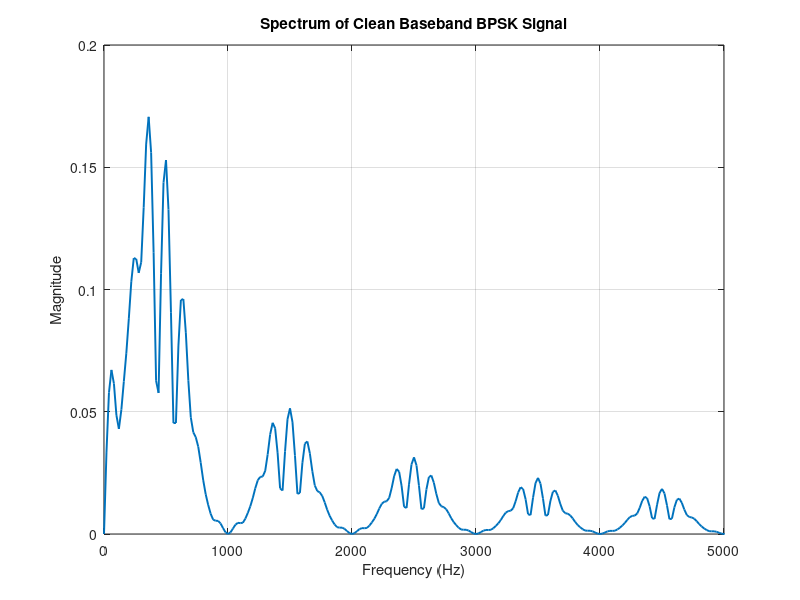
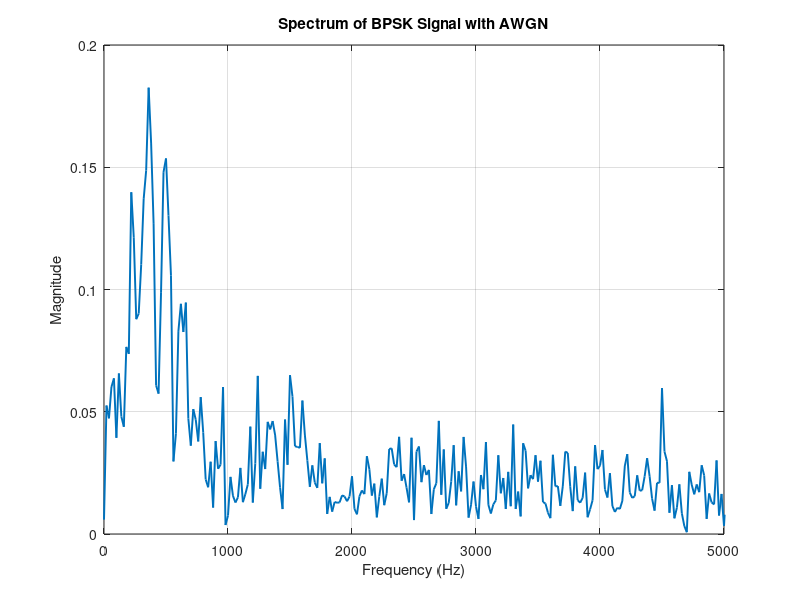
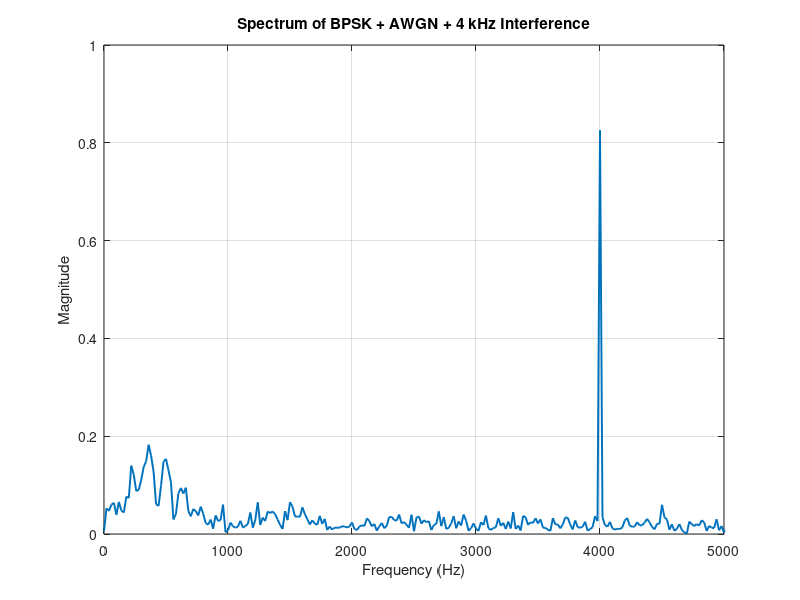

Here is the MATLAB script that generated these plots, in order: (Note: this script raises an error after producing the figures.)
%% Experiment 05 - Compare spectra at each receiver stage

clear;
clc;
close all;

rng(10);   % Keep the noise repeatable


%% Results folder

projectRoot = fileparts(fileparts(mfilename('fullpath')));
resultsDir = fullfile(projectRoot, 'results', 'matlab');

if ~exist(resultsDir, 'dir')
    mkdir(resultsDir);
end
%% 1. Basic settings

Fs = 20000;
Rs = 1000;

samplesPerSymbol = Fs / Rs;

%% 2. Generate baseband BPSK burst

bits = [1 0 1 1 0 0 1 0 1 0];

symbols = 2*bits - 1;

burst = repelem(symbols, samplesPerSymbol);

%% 3. Insert burst into observation frame

frameLength = 1000;

txFrame = zeros(1, frameLength);

burstStart = 350;
burstEnd = burstStart + length(burst) - 1;

txFrame(burstStart:burstEnd) = burst;

%% 4. Time axis

t = (0:frameLength-1) / Fs;

%% 5. Add AWGN

SNR_dB = 10;

signalPower = mean(burst.^2);

noisePower = signalPower / (10^(SNR_dB/10));

noise = sqrt(noisePower) * randn(size(txFrame));

noisySignal = txFrame + noise;

%% 6. Add narrowband interference

interferenceFrequency = 4000;
interferenceAmplitude = 0.8;

interference = interferenceAmplitude * ...
    sin(2*pi*interferenceFrequency*t);

rxSignal = noisySignal + interference;

%% 7. Frequency axis

N = frameLength;

f = Fs*(0:(N/2))/N;

%% 8. FFT of clean BPSK frame

X_clean = fft(txFrame);

P2_clean = abs(X_clean/N);
P1_clean = P2_clean(1:N/2+1);
P1_clean(2:end-1) = 2*P1_clean(2:end-1);

%% 9. FFT of BPSK + AWGN

X_noisy = fft(noisySignal);

P2_noisy = abs(X_noisy/N);
P1_noisy = P2_noisy(1:N/2+1);
P1_noisy(2:end-1) = 2*P1_noisy(2:end-1);

%% 10. FFT of BPSK + AWGN + interference

X_rx = fft(rxSignal);

P2_rx = abs(X_rx/N);
P1_rx = P2_rx(1:N/2+1);
P1_rx(2:end-1) = 2*P1_rx(2:end-1);

%% 11. Clean BPSK spectrum

fig1 = figure;

plot(f, P1_clean, 'LineWidth', 1.4);

title('Spectrum of Clean Baseband BPSK Signal');
xlabel('Frequency (Hz)');
ylabel('Magnitude');

grid on;
xlim([0 5000]);

%% 12. BPSK + AWGN spectrum

fig2 = figure;

plot(f, P1_noisy, 'LineWidth', 1.4);

title('Spectrum of BPSK Signal with AWGN');
xlabel('Frequency (Hz)');
ylabel('Magnitude');

grid on;
xlim([0 5000]);

%% 13. BPSK + AWGN + interference spectrum

fig3 = figure;

plot(f, P1_rx, 'LineWidth', 1.4);

title('Spectrum of BPSK + AWGN + 4 kHz Interference');
xlabel('Frequency (Hz)');
ylabel('Magnitude');

grid on;
xlim([0 5000]);

%% Hide axes toolbars

figures = [fig1 fig2 fig3];

for k = 1:length(figures)

    allAxes = findall(figures(k), 'Type', 'axes');

    for ax = allAxes'
        ax.Toolbar.Visible = 'off';
    end

end

drawnow;

%% Save figures

exportgraphics( ...
    fig1, ...
    fullfile(resultsDir, '05a_spectrum_clean_bpsk.png'), ...
    'Resolution', 300);

exportgraphics( ...
    fig2, ...
    fullfile(resultsDir, '05b_spectrum_bpsk_awgn.png'), ...
    'Resolution', 300);

exportgraphics( ...
    fig3, ...
    fullfile(resultsDir, '05c_spectrum_bpsk_awgn_interference.png'), ...
    'Resolution', 300);
